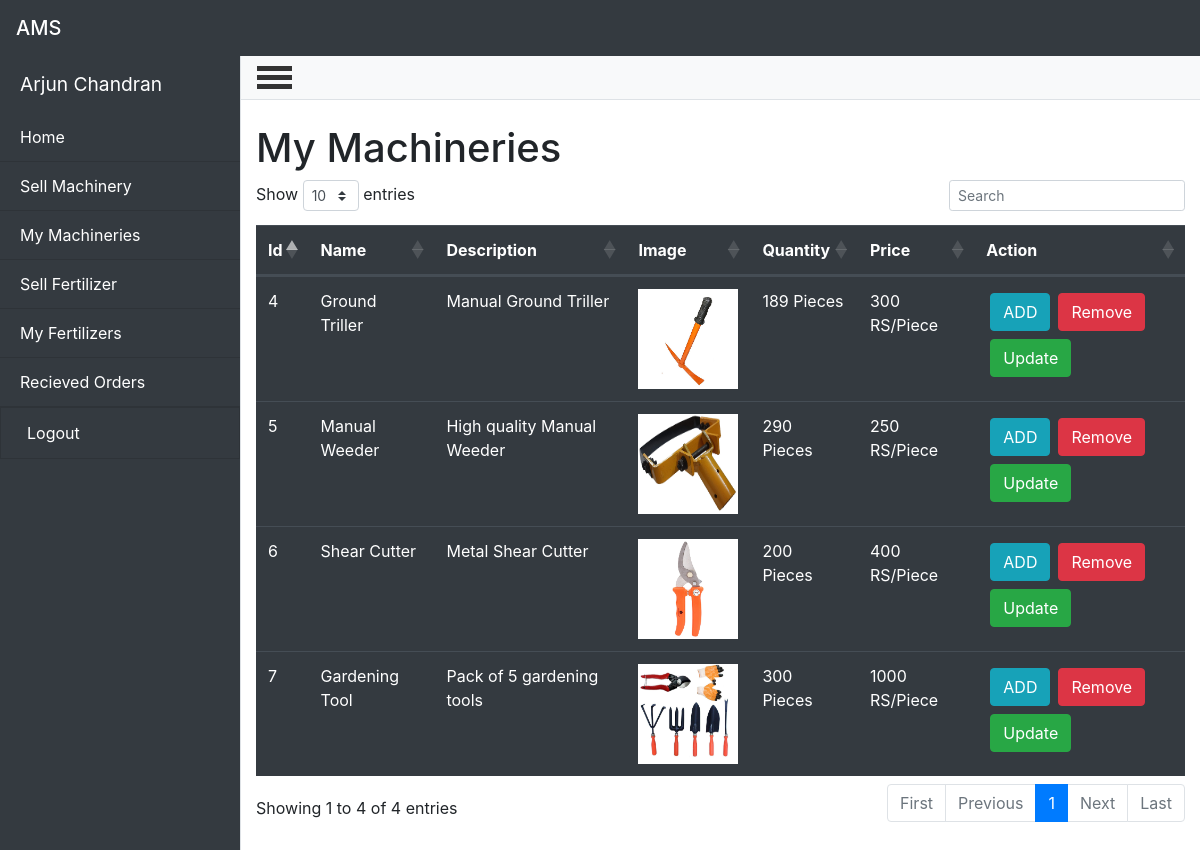
Page /seller/myMachineries.php (signed in) on the committed database.
### tables this page shows
CREATE TABLE `product` (
  `productId` int(100) NOT NULL,
  `productType` varchar(50) NOT NULL,
  `productName` varchar(100) NOT NULL,
  `productDescription` varchar(1000) NOT NULL,
  `productImage` varchar(1000) NOT NULL,
  `productPrice` int(100) NOT NULL,
  `productQuantity` int(100) NOT NULL,
  `phoneNumber` bigint(10) NOT NULL
);

### seller/myMachineries.php (the view, shortened to what this page needs)
<!DOCTYPE html>
<html lang="en">
<head>
  <link rel="stylesheet" href="https://cdn.datatables.net/1.10.24/css/dataTables.bootstrap4.min.css">
  <link href="vendor/bootstrap/css/bootstrap.min.css" rel="stylesheet">
  <link href="css/simple-sidebar.css" rel="stylesheet">
</head>
<body>
<?php include '../header.php' ?>
  <div class="d-flex" id="wrapper">
    <div class="bg-dark text-white border-right" id="sidebar-wrapper">
      <div class="sidebar-heading"><?php echo $_SESSION['firstName']; echo " ".$_SESSION['lastName']; ?></div>
      <div class="list-group list-group-flush">
        <a href="seller-homepage.php" class="list-group-item list-group-item-action bg-dark text-white">Home</a>
        <a href="sellMachinery.php" class="list-group-item list-group-item-action bg-dark text-white">Sell Machinery</a>
        <a href="myMachineries.php" class="list-group-item list-group-item-action bg-dark text-white">My Machineries</a>
        <a href="sellFertilizers.php" class="list-group-item list-group-item-action bg-dark text-white">Sell Fertilizer</a>
        <a href="myFertilizers.php" class="list-group-item list-group-item-action bg-dark text-white">My Fertilizers</a>
        <a href="recievedOrders.php" class="list-group-item list-group-item-action bg-dark text-white">Recieved Orders</a>
        <form action="" method="POST">
        <a class="list-group-item list-group-item-action bg-dark  text-white"><button type="submit" name="logout" style="border:none; background: none;" class="text-white">Logout</button></a>
</form>
      </div>
    </div>
    <div id="page-content-wrapper">
      <nav class="navbar navbar-expand-lg navbar-light bg-light border-bottom">
        <div id="menu-toggle" class="container1">
      <div class="bar1"></div>
      <div class="bar2"></div>
      <div class="bar3"></div>
    </div>
      </nav>
      <div class="container-fluid">
        <h1 class="mt-4">My Machineries</h1>
        <table class="table table-hover table-dark" id="example">
  <thead>
    <tr>
      <th scope="col">Id</th>
      <th scope="col">Name</th>
      <th scope="col">Description</th>
      <th scope="col">Image</th>
      <th scope="col">Quantity</th>
      <th scope="col">Price</th>
      <th scope="col">Action</th>
    </tr>
  </thead>
  <tbody>
    <?php
    include '../connection.php';
      $phoneNumber= $_SESSION['phoneNumber'];
      $myCropQuery= "SELECT * FROM product WHERE phoneNumber='$phoneNumber' AND productType='machinery'";
      $myCropQueryResult= mysqli_query($conn,$myCropQuery);
      if(mysqli_num_rows($myCropQueryResult)>0){
        while($data= mysqli_fetch_assoc($myCropQueryResult)){
          $url= $data['productImage'];
          echo "<tr><td class='machineryId'>".$data['productId']."</td><td>".$data['productName']."</td><td>".$data['productDescription']."</td><td><img src=$url width=100 height=100></td><td>".$data['productQuantity']." Pieces</td><td>".$data['productPrice']." RS/Piece</td><td><button class='btn btn-info m-1 addQuantity'>ADD</button><button class='btn btn-danger m-1 deleteMachinery'>Remove</button><button class='btn btn-success m-1 updatePrice'>Update</button></td></tr>";
        }
      }
    ?>
  </tbody>
</table>
      </div>
    </div>
  </div>
</body>
</html>

### seller/css/simple-sidebar.css (style rules this page uses)
#wrapper { overflow-x: hidden; }
#sidebar-wrapper { min-height: 100vh; margin-left: -15rem; -webkit-transition: margin .25s ease-out; -moz-transition: margin .25s ease-out; -o-transition: margin .25s ease-out; transition: margin .25s ease-out; }
#sidebar-wrapper .sidebar-heading { padding: 0.875rem 1.25rem; font-size: 1.2rem; }
#sidebar-wrapper .list-group { width: 15rem; }
#page-content-wrapper { min-width: 100vw; }
@media (min-width: 768px) { #sidebar-wrapper { margin-left: 0; } }
@media (min-width: 768px) { #page-content-wrapper { min-width: 0; width: 100%; } }

### seller/myMachineries.php (style rules this page uses)
.container1 { display: flex; flex-direction: column; cursor: pointer; left: 0px; }
.bar1, .bar2, .bar3 { width: 35px; height: 5px; background-color: #333; margin: 2px 0; transition: 0.4s; }

### rows in the picture
product: productId "4", productName "Ground Triller", productDescription "Manual Ground Triller", productImage (picture), productQuantity "189", productPrice "300"
product: productId "5", productName "Manual Weeder", productDescription "High quality Manual Weeder", productImage (picture), productQuantity "290", productPrice "250"
product: productId "6", productName "Shear Cutter", productDescription "Metal Shear Cutter", productImage (picture), productQuantity "200", productPrice "400"
product: productId "7", productName "Gardening Tool", productDescription "Pack of 5 gardening tools", productImage (picture), productQuantity "300", productPrice "1000"

### other values in the picture
$_SESSION['firstName'] "Arjun"
$_SESSION['lastName'] "Chandran"
